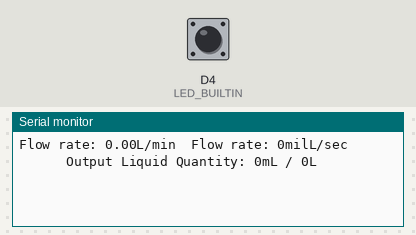
Bench run of a sketch on a simulated ESP8266 (NodeMCU). On the bench: the last lines printed to the serial monitor. The inputs (shaded band) are chosen by the test bench; at power-on: D4 (LED_BUILTIN) HIGH.

Above: at 1.2 s.
1.3 s: D4 (LED_BUILTIN) pulled LOW for 0.15 s
At 2.7 s:
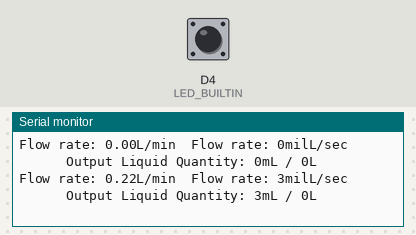
2.9 s: D4 (LED_BUILTIN) pulled LOW for 1 s
At 3.8 s:
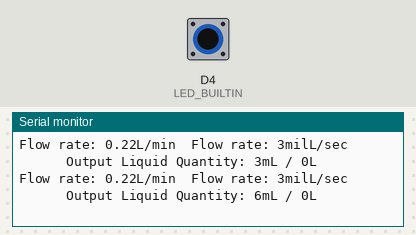
5.4 s: D4 (LED_BUILTIN) pulled LOW for 0.15 s
At 6.4 s:
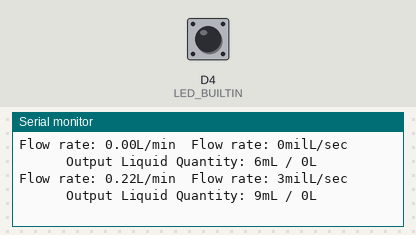
Timing chart, 0 to 8.4 s (numbered marks = the images above; inputs shaded):
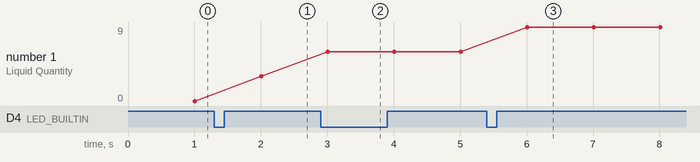

The sketch:

sketch_jun30a.ino
```cpp
#define LED_BUILTIN 2
#define SENSOR  D4

long currentMillis = 0;
long previousMillis = 0;
int interval = 1000;
boolean ledState = LOW;
float calibrationFactor = 4.5;
volatile byte pulseCount;
byte pulse1Sec = 0;
float flowRate;
float flowRatesec;
unsigned int flowMilliLitres;
unsigned long totalMilliLitres;

void IRAM_ATTR pulseCounter()
{
  pulseCount++;
}

void setup()
{
  Serial.begin(115200);

  pinMode(LED_BUILTIN, OUTPUT);
  pinMode(SENSOR, INPUT_PULLUP);

  pulseCount = 0;
  flowRate = 0.0;
  flowMilliLitres = 0;
  totalMilliLitres = 0;
  previousMillis = 0;

  attachInterrupt(digitalPinToInterrupt(SENSOR), pulseCounter, FALLING);
}

void loop()
{
  currentMillis = millis();
  if (currentMillis - previousMillis > interval) {

    pulse1Sec = pulseCount;
    pulseCount = 0;

    // Because this loop may not complete in exactly 1 second intervals we calculate
    // the number of milliseconds that have passed since the last execution and use
    // that to scale the output. We also apply the calibrationFactor to scale the output
    // based on the number of pulses per second per units of measure (litres/minute in
    // this case) coming from the sensor.
    flowRate = ((1000.0 / (millis() - previousMillis)) * pulse1Sec) / calibrationFactor;
    previousMillis = millis();


    // Divide the flow rate in litres/minute by 60 to determine how many litres have
    // passed through the sensor in this 1 second interval, then multiply by 1000 to
    // convert to millilitres.
    flowMilliLitres = (flowRate / 60) * 1000;

    // Add the millilitres passed in this second to the cumulative total
    totalMilliLitres += flowMilliLitres;

    // Print the flow rate for this second in litres / minute
    Serial.print("Flow rate: ");
    Serial.print(flowRate);  // Print the integer part of the variable

    Serial.print("L/min");
    Serial.print("\t");       // Print tab space

    flowRatesec=(flowRate/60)*1000;
    Serial.print("Flow rate: ");
    Serial.print(flowMilliLitres);  // Print the integer part of the variable
    Serial.print("milL/sec");
    Serial.print("\t         ");       // Print tab space


    // Print the cumulative total of litres flowed since starting
    Serial.print("Output Liquid Quantity: ");
    Serial.print(totalMilliLitres);
    Serial.print("mL / ");
    Serial.print(totalMilliLitres / 1000);
    Serial.println("L");
  }
}
```

Measured:
- after the input at 1.3 s, the serial monitor: prints a new line after 0.70 s (image 1)
- after the input at 2.9 s, the serial monitor: prints a new line after 0.10 s (image 2)
- after the input at 5.4 s, the serial monitor: prints a new line after 0.61 s (image 3)
- plotted number 1: 0 → 3 after the input at 1.3 s, 3 → 6 after the input at 2.9 s, 6 → 9 after the input at 5.4 s
